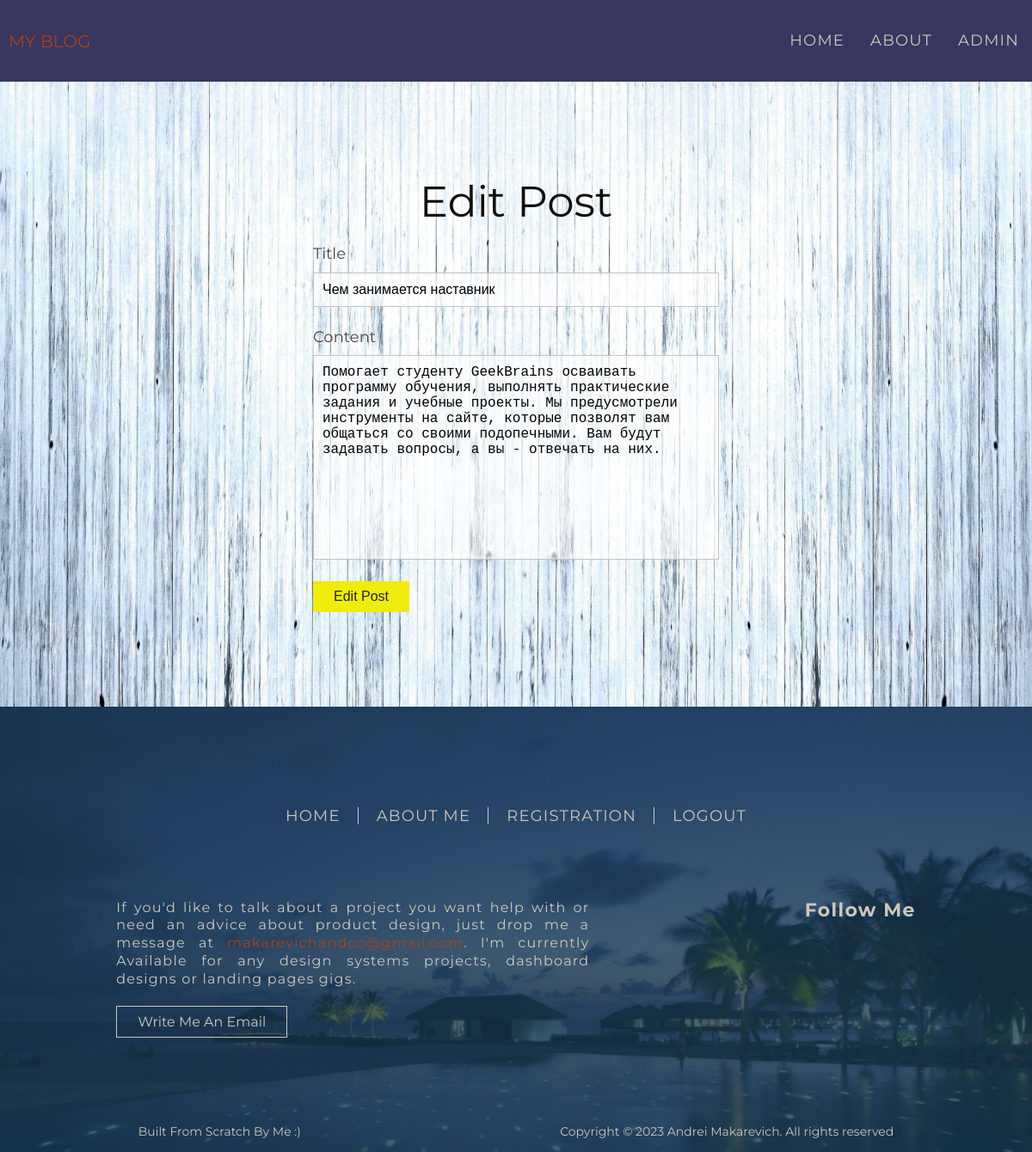
The page /edit-blog/2 (signed in) on the database its author committed.
### tables this page shows
CREATE TABLE blog(
      blog_id INTEGER PRIMARY KEY,
      title VARCHAR(100) NOT NULL,
      author VARCHAR(20) NOT NULL,
      username VARCHAR(50) NOT NULL,
      body VARCHAR(1000) NOT NULL,
      dateTime text VARCHAR NOT NULL
    );

### app.py (the view, shortened to what this page needs)
@app.route('/edit-blog/<int:id>', methods = ['GET', 'POST'])
def edit_blog(id):
  if(session):
    cursor, db = connect_database()
    cursor.execute("SELECT * FROM blog WHERE blog_id = {}".format(id))
    blog = cursor.fetchone()
    close_database(cursor, db)
    return render_template('edit-blog.html', blog = blog, my_title = 'Edit Blog')
  return redirect(url_for('login'))

### app.py (called while the page is built)
def connect_database():
  db = sqlite3.connect('database.db')
  db.row_factory = sqlite3.Row
  cursor = db.cursor()
  return cursor, db

def close_database(cursor, db):
  cursor.close()
  db.close()

### templates/edit-blog.html
{% extends 'base.html' %}
{% block subcontent %}
<h1 class="form__title">Edit Post</h1>
<div class="form__inner">
  <form class="form__inner-inputs" method="POST" action="/edit-blog/{{blog.blog_id}}">
    <div class="form__wrapper">
      <label class="form__wrapper-title" for="title">Title</label>
      <input class="form__wrapper-input" type="text" id="title" name="title" value = "{{ blog.title }}" required>
    </div>
    <div class="form__wrapper">
      <label class="form__wrapper-title" for="body">Content</label>
      <textarea class="form__wrapper-area" type="text" id="body" name="body" wrap="on" cols="30" rows="12" required>{{ blog.body }}</textarea>
    </div>
    <button class="form__wrapper-button" type="submit">Edit Post</button>
  </form>
</div>
{% endblock %}

### templates/_navbar.html (shortened to what this page needs)
<nav class="navbar">
  <div class="container">
    <div class="navbar__wrapper">
      <a class="navbar__logo" href="{{ url_for('index') }}">My Blog</a>
      <ul class="navbar__items">
        <li class="navbar__item"><a class="navbar__item-link" href="{{ url_for('index') }}">Home</a></li>
        <li class="navbar__item"><a class="navbar__item-link" href="{{ url_for('about') }}">About</a></li>
        {% if session.username %}
        <li class="navbar__item navbar__item-link">{{ session.username }}
        </li>
        {% else %}
        <li class="navbar__item"><a class="navbar__item-link" href="{{ url_for('login') }}">Login</a></li>
        {% endif %}
      </ul>
    </div>
  </div>
</nav>

### static/styles/style.css (style rules this page uses)
html { box-sizing: border-box; scroll-behavior: smooth; }
*, *::before, *::after { box-sizing: inherit; padding: 0; margin: 0; }
body { font-family: 'Montserrat', sans-serif; font-weight: 300; font-size: 16px; min-width: 320px; overflow-x: hidden; color: #cec7bb; }
a { display: block; text-decoration: none; }
h1, h2, h3, h4, h5, h6 { margin: 0; padding: 0; }
ul, li { list-style: none; margin: 0; padding: 0; }
html, body { height: 100%; }
.container { max-width: 1200px; width: 100%; margin: 0 auto; padding: 0 10px; }
.navbar { background-color: rgb(55, 55, 97); }
.navbar__logo { color: #b14013; text-transform: uppercase; font-size: 20px; font-weight: 400; line-height: 1.3; }
.navbar__wrapper { display: flex; justify-content: space-between; align-items: center; padding: 30px 0; }
.navbar__items { display: flex; }
.navbar__item { cursor: pointer; position: relative; }
.navbar__item + .navbar__item { margin-left: 20px; }
.navbar__item-link { font-size: 18px; font-weight: 400; line-height: 1.4; text-transform: uppercase; letter-spacing: 1.2px; padding: 5px; color: #cec7bb; transition: all 0.3s ease-in-out; }
.content__title, .form__title { font-size: 50px; line-height: 1.2; font-weight: 400; color: rgb(15, 14, 14); text-align: center; padding-bottom: 20px; }
.form__inner { height: 100%; width: 100%; display: flex; align-items: center; justify-content: center; flex-direction: column; }
.form__inner-inputs { width: 40%; display: flex; flex-direction: column; align-items: flex-start; }
.form__wrapper-title { font-size: 18px; line-height: 1.2; font-weight: 400; margin-bottom: 10px; color: rgb(78, 68, 68); }
.form__wrapper-input, .form__wrapper-area { padding: 10px; background-clip: padding-box; border: 1px solid #c5c1c1; font-size: 16px; outline: 0; background-color: hwb(0 100% 0% / 0.658); }
.form__wrapper-input::placeholder { color: #212529; opacity: 0.4; font-size: 16px; }
.form__wrapper-area { outline: none; resize: none; white-space: pre-wrap; overflow-wrap: break-word; }
.form__wrapper { width: 100%; margin-bottom: 25px; display: flex; flex-direction: column; }
.form__wrapper-button { cursor: pointer; background-color: #f0ec0e; padding: 8px 24px; color: #212529; font-size: 16px; line-height: 1.2; font-weight: 400; transition: all 0.4s ease; border: none; }

### rows shown on the page
blog: username "ADMIN", title "Чем занимается наставник", body "Помогает студенту GeekBrains осваивать программу обучения, выполнять практические задания и учебные проекты. Мы предусмотрели инструменты на сайте, которые позволят вам общаться со своими подопечными. Вам будут задавать вопросы, а вы - отвечать на них."
